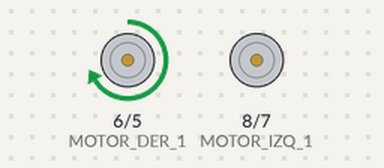
The program below on a simulated Arduino Nano, built with avr-gcc and run on an emulated ATmega328P. Parts: motor-driver pin pairs drawn as motors (green arrow = first pin HIGH = forward, orange = second pin HIGH = backward, longer = more drive, scaled by the enable pin).

Above: at 0.1 s.
At 15.1 s:
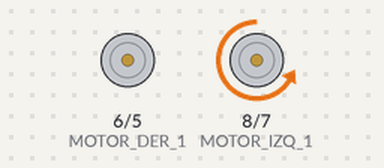
At 25.1 s:
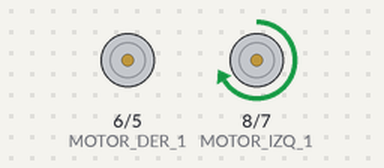
At 38.1 s:
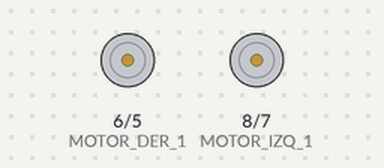
Timing chart, 0 to 39.6 s (numbered marks = the images above):
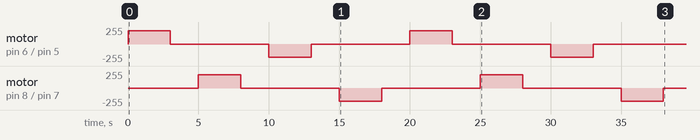

Measured:
- by itself, motor on pin 8 (MOTOR_IZQ_1) / pin 7 (MOTOR_IZQ_2): stopped → forward 200/255 at 5.0 s, → stopped 3.0 s later, → backward 200/255 7.0 s later, → stopped 3.0 s later, … (8 changes in this stretch)
- by itself, motor on pin 6 (MOTOR_DER_1) / pin 5 (MOTOR_DER_2): stopped → forward 200/255 at 0.00 s, → stopped 3.0 s later, → backward 200/255 7.0 s later, → stopped 3.0 s later, … (8 changes in this stretch)

The program:

main.cpp
```cpp
#include <Arduino.h>
#include <Define.h>

void setup() {
  pinMode(MOTOR_DER_1, OUTPUT);
  pinMode(MOTOR_DER_2, OUTPUT);
  pinMode(PWM_MOTOR_DER, OUTPUT);

  pinMode(MOTOR_IZQ_1, OUTPUT);
  pinMode(MOTOR_IZQ_2, OUTPUT);
  pinMode(PWM_MOTOR_IZQ, OUTPUT);
}

void loop() {
  // ambos motores van hacia adelante con el orden en el que estan declarados.
  // cada motor corresponde al que esta declarado.

  digitalWrite(MOTOR_DER_1, HIGH);
  digitalWrite(MOTOR_DER_2, LOW);
  analogWrite(PWM_MOTOR_DER, VELOCIDAD_LIMPIAR);

  delay(3000);

  digitalWrite(PWM_MOTOR_DER, 0);
  digitalWrite(PWM_MOTOR_IZQ, 0);

  delay(2000);

  digitalWrite(MOTOR_IZQ_1, HIGH);
  digitalWrite(MOTOR_IZQ_2, LOW);
  analogWrite(PWM_MOTOR_IZQ, VELOCIDAD_LIMPIAR);

  delay(3000);

  digitalWrite(PWM_MOTOR_DER, 0);
  digitalWrite(PWM_MOTOR_IZQ, 0);

  delay(2000);

  digitalWrite(MOTOR_DER_1, LOW);
  digitalWrite(MOTOR_DER_2, HIGH);
  analogWrite(PWM_MOTOR_DER, VELOCIDAD_LIMPIAR);

  delay(3000);

  digitalWrite(PWM_MOTOR_DER, 0);
  digitalWrite(PWM_MOTOR_IZQ, 0);

  delay(2000);

  digitalWrite(MOTOR_IZQ_1, LOW);
  digitalWrite(MOTOR_IZQ_2, HIGH);
  analogWrite(PWM_MOTOR_IZQ, VELOCIDAD_LIMPIAR);

  delay(3000);

  digitalWrite(PWM_MOTOR_DER, 0);
  digitalWrite(PWM_MOTOR_IZQ, 0);

  delay(2000);
}
```

Define.h
```cpp
#define MOTOR_DER_1 6
#define MOTOR_DER_2 5

#define MOTOR_IZQ_1 8
#define MOTOR_IZQ_2 7

#define PWM_MOTOR_DER 3
#define PWM_MOTOR_IZQ 11

#define PIN_PULSADOR 4
#define PIN_LED 13

#define VELOCIDAD_BUSCAR 150
#define VELOCIDAD_VER_FLAGS 175  //testar velocidad antes de establecer.
#define VELOCIDAD_ATAQUE 255
#define VELOCIDAD_ATAQUERAPIDO 180
#define VELOCIDAD_GHIRAR 230 // Reducir a 215 en caso de que con 11.1V gire muy rápido.
#define VELOCIDAD_LIMPIAR 200
#define VELOCIDAD_GHIRARSLOW 60

#define PIN_TRIG 9
#define PIN_ECHO 10

#define PIN_SHARP_DER A5
#define PIN_SHARP_IZQ A6

#define PIN_JSUMO_F_D A7
#define PIN_JSUMO_F_I A4

#define PIN_QRE_DERECHO A0
#define PIN_QRE_IZQUIERDO A1

unsigned long Tiempo_acorralar_anterior = 25000;
unsigned long Tiempo_acorralar_actual = 0;
int caso = 0;
unsigned int Tiempo = 0;
unsigned long Tiempo_Max = 160;  //aprox es 1seg.
unsigned int Tiempo_Min = 20;
bool Pantalla = true;
bool Mode = false;
bool EneableFlags = true;
bool Visado = false;
bool Ataque_Derecho = false;
int Hielo = 1;
int Oponente = 0;
```
